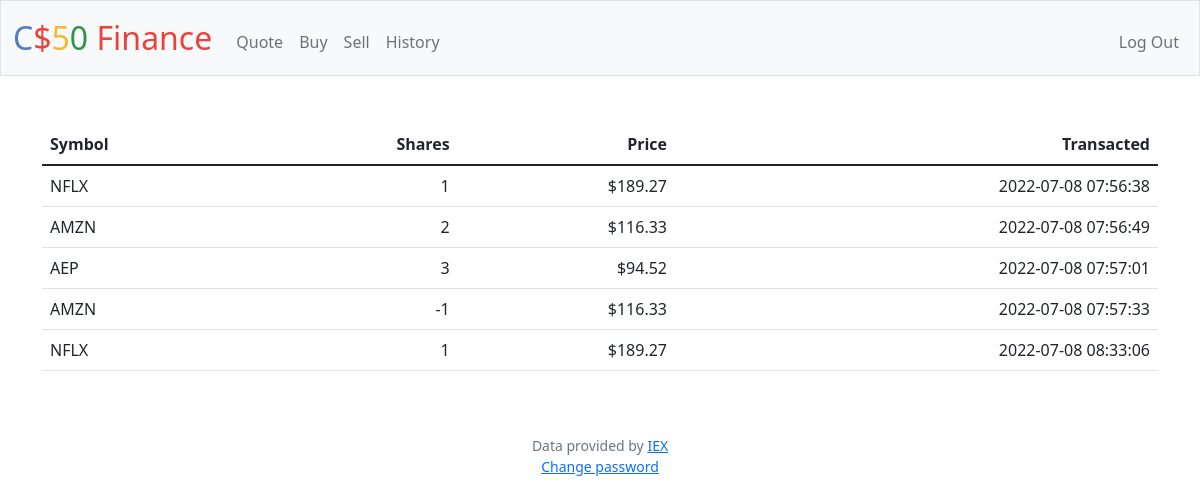
Page /history (signed in) on the committed database.
### tables this page shows
CREATE TABLE history (
    history_id INTEGER,
    symbol TEXT NOT NULL,
    amount NUMERIC NOT NULL,
    price REAL,
    timing DATETIME DEFAULT (DATETIME(CURRENT_TIMESTAMP, 'LOCALTIME')) NOT NULL,
    FOREIGN KEY (history_id)
        REFERENCES users (id)
            ON DELETE CASCADE
            ON UPDATE NO ACTION
);

### app.py (the view)
@app.route("/history")
@login_required
def history():
    info = db.execute(
        "SELECT * FROM history WHERE history_id=?", session["user_id"])
    print(info)
    """Show history of transactions"""
    return render_template("history.html", info=info)

### app.py (called while the page is built)
@app.after_request
def after_request(response):
    response.headers["Cache-Control"] = "no-cache, no-store, must-revalidate"
    response.headers["Expires"] = 0
    response.headers["Pragma"] = "no-cache"
    return response

### helpers.py (called while the page is built)
def login_required(f):
    @wraps(f)
    def decorated_function(*args, **kwargs):
        if session.get("user_id") is None:
            return redirect("/login")
        return f(*args, **kwargs)
    return decorated_function

def usd(value):
    return f"${value:,.2f}"

### templates/history.html (shortened to what this page needs)
{% extends "layout.html" %}
{% block main %}
<table class="table">
    <thead>
        <tr>
            <th class="text-start">Symbol</th>
            <th class="text-end">Shares</th>
            <th class="text-end">Price</th>
            <th class="text-end">Transacted</th>
        </tr>
    </thead>
    <tbody>
        {% for dict in info %}
        <tr>
            <td class="text-start">{{ dict["symbol"] }}</td>
            <td class="text-end">{{ dict["amount"] }}</td>
            <td class="text-end">{{ dict["price"] | usd }}</td>
            <td class="text-end">{{ dict["timing"] }}</td>
        </tr>
        {% endfor %}
    </tbody>
</table>
{% endblock %}

### templates/layout.html (shortened to what this page needs)
<!DOCTYPE html>
<html lang="en">
    <head>
        <link href="https://cdn.jsdelivr.net/npm/bootstrap@5.1.3/dist/css/bootstrap.min.css" rel="stylesheet">
        <link rel="stylesheet" href="https://cdn.jsdelivr.net/npm/bootstrap-icons@1.3.0/font/bootstrap-icons.css"/>
        <link href="/static/styles.css" rel="stylesheet">
    </head>
    <body>
        <nav class="bg-light border navbar navbar-expand-md navbar-light">
            <div class="container-fluid">
                <a class="navbar-brand" href="/"><span class="blue">C</span><span class="red">$</span><span class="yellow">5</span><span class="green">0</span> <span class="red">Finance</span></a>
                <div class="collapse navbar-collapse" id="navbar">
                    {% if session["user_id"] %}
                        <ul class="navbar-nav me-auto mt-2">
                            <li class="nav-item"><a class="nav-link" href="/quote">Quote</a></li>
                            <li class="nav-item"><a class="nav-link" href="/buy">Buy</a></li>
                            <li class="nav-item"><a class="nav-link" href="/sell">Sell</a></li>
                            <li class="nav-item"><a class="nav-link" href="/history">History</a></li>
                        </ul>
                        <ul class="navbar-nav ms-auto mt-2">
                            <li class="nav-item"><a class="nav-link" href="/logout">Log Out</a></li>
                        </ul>
                    {% else %}
                        <ul class="navbar-nav ms-auto mt-2">
                            <li class="nav-item"><a class="nav-link" href="/register">Register</a></li>
                            <li class="nav-item"><a class="nav-link" href="/login">Log In</a></li>
                        </ul>
                    {% endif %}
                </div>
            </div>
        </nav>
        <main class="container py-5 text-center">
            {% block main %}{% endblock %}
        </main>
        <footer class="mb-5 small text-center text-muted">
            <div id="data">
                Data provided by <a href="https://iexcloud.io/">IEX</a>
            </div>
            {% if session["user_id"] and not isChange %}
            <div id="change">
                <a href="/change">Change password</a>
            </div>
            {% endif %}
        </footer>
    </body>
</html>

### static/styles.css (style rules this page uses)
nav .navbar-brand { font-size: xx-large; }
nav .navbar-brand .blue { color: #537fbe; }
nav .navbar-brand .red { color: #ea433b; }
nav .navbar-brand .yellow { color: #f5b82e; }
nav .navbar-brand .green { color: #2e944b; }

### rows in the picture
history: symbol "NFLX", amount "1", price "$189.27", timing "2022-07-08 07:56:38"
history: symbol "AMZN", amount "2", price "$116.33", timing "2022-07-08 07:56:49"
history: symbol "AEP", amount "3", price "$94.52", timing "2022-07-08 07:57:01"
history: symbol "AMZN", amount "-1", price "$116.33", timing "2022-07-08 07:57:33"
history: symbol "NFLX", amount "1", price "$189.27", timing "2022-07-08 08:33:06"
